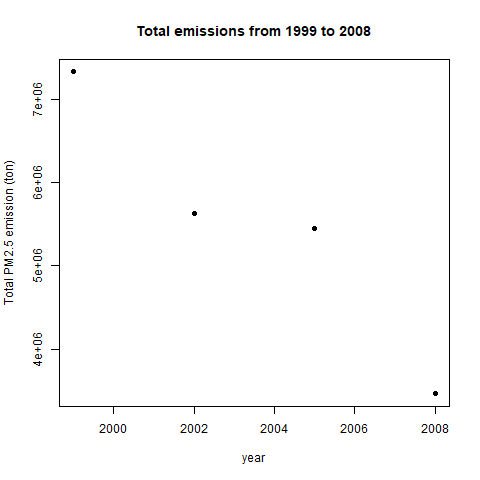

Source code (R):
library(dplyr)
#Dowloading data and organizing it
datadir <- './data'
neidataurl <- 'https://d396qusza40orc.cloudfront.net/exdata%2Fdata%2FNEI_data.zip'
neidatazip  <- './data/neidata.zip'
neidatadir <- './data/neidata'

if(!dir.exists(datadir)){
        dir.create(datadir)
}

if(!file.exists(neidatazip)){
        download.file(url = neidataurl,destfile = neidatazip,method = 'curl')
}else if(!dir.exists(paths = neidatadir)){
        dir.create(path = neidatadir)
        unzip(zipfile = neidatazip,exdir = neidatadir)
}


#Reading the data into R
datafilenames <- dir(neidatadir)
filepaths<- list()
for(fl in datafilenames){
        column <- sub(pattern = '[.]rds$',replacement = '',x = fl)
        filepaths[column] <- paste0(neidatadir,'/',fl)
}

neisrc <- readRDS(filepaths[[1]])
neismry <- readRDS(filepaths[[2]])

totalyear <- neismry %>% group_by(year) %>% summarise(total = sum(Emissions)) %>%
        select(year,total)

png('./plot1.png',width = 480,height = 480)
with(totalyear, plot(x = year,y = total,type = 'p',
                     main = 'Total emissions from 1999 to 2008',
                     ylab = 'Total PM2.5 emission (ton)',pch = 19,))
dev.off()
